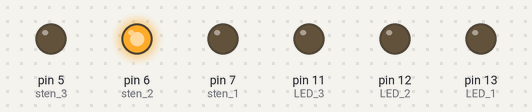
A sketch run on a simulated Arduino Mega 2560, built with avr-gcc and run on an emulated ATmega2560. On the bench: output pins drawn as LEDs (lit = HIGH).

Above: at 0.5 s.
At 1.5 s:
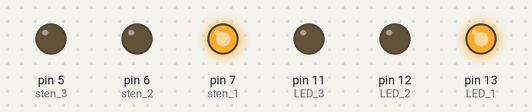
At 2.5 s:
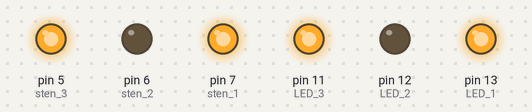
At 3.5 s:
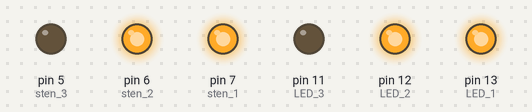
At 5.0 s:
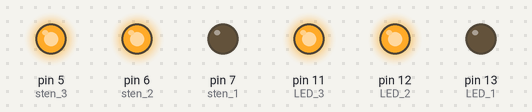
Timing chart, 0 to 6.5 s (numbered marks = the images above):
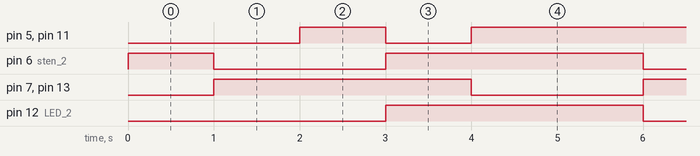

Measured:
- by itself, pin 5 (sten_3), pin 11 (LED_3): repeats every 5.0 s: LOW 1.0 s, HIGH 4.0 s
- by itself, pin 6 (sten_2): repeats every 5.0 s: LOW 2.0 s, HIGH 3.0 s
- by itself, pin 7 (sten_1), pin 12 (LED_2), pin 13 (LED_1): alternates HIGH for 3.0 s and LOW for 2.0 s

The sketch:

boilerMenuCharlieplexing_1Mars.ino
```cpp
/* Charliplexing 6 LEDs
--------------------------------------------------------------------------------
Row 1 (R1): Arduino Pin 13
Row 2 (R2): Arduino Pin 12
Row 3 (R3): Arduino Pin 11
--------------------------------------------------------------------------------
variable    pinMode      state
 L           OUTPUT       LOW
 H           OUTPUT       HIGH
 Z           INPUT        LOW
---------------------------------------------------------------------------------
     R1 (Pin 13)      R2 (Pin 12)     R3 (Pin 11)
L1    L                 H                Z
L2    H                 L                Z
L3    Z                 L                H
L4    Z                 H                L
L5    L                 Z                H
L6    H                 Z                L
-----------------------------------------------------------------------------------
LED    Cathode      Anode
1         R2          R1
2         R1          R2
3         R3          R2
4         R2          R3
5         R3          R1
6         R1          R3
---------------------------------------------------------------------------------
*/
#include <SoftwareSerial.h>


const int LED_1 = 13;     //LED row 1
const int LED_2 = 12;     //LED row 2
const int LED_3 = 11;     //LED row 3

const int sten_1 = 7;     //LED row 1
const int sten_2 = 6;     //LED row 2
const int sten_3 = 5;     //LED row 3

#define rxPin 0
#define txPin 1

// Set up a new SoftwareSerial object
SoftwareSerial mySerial (rxPin, txPin);

void setup()
{
  Serial.begin(9600); //init communication over USB
  Serial1.begin(9600); //communication over RX/TX pins
}

void loop()
{
  //turn on LED L1
  while (Serial.available() > 0) {
  Serial.pinMode(LED_1, OUTPUT);     //row 1
  Serial.digitalWrite(LED_1, LOW);
  Serial.pinMode(LED_2, OUTPUT);     //row 2
  Serial.digitalWrite(LED_2, HIGH);
  Serial.pinMode(LED_3, INPUT);      //row 3
  Serial.digitalWrite(LED_3, LOW);
  }

  pinMode(sten_1, OUTPUT);     //row 1
  digitalWrite(sten_1, LOW);
  pinMode(sten_2, OUTPUT);     //row 2
  digitalWrite(sten_2, HIGH);
  pinMode(sten_3, INPUT);      //row 3
  digitalWrite(sten_3, LOW);

  delay(1000);

  //turn on LED L2
  pinMode(LED_1, OUTPUT);     //row 1
  digitalWrite(LED_1, HIGH);
  pinMode(LED_2, OUTPUT);     //row 2
  digitalWrite(LED_2, LOW);
  pinMode(LED_3, INPUT);      //row 3
  digitalWrite(LED_3, LOW);

  pinMode(sten_1, OUTPUT);     //row 1
  digitalWrite(sten_1, HIGH);
  pinMode(sten_2, OUTPUT);     //row 2
  digitalWrite(sten_2, LOW);
  pinMode(sten_3, INPUT);      //row 3
  digitalWrite(sten_3, LOW);

  delay(1000);

  //turn on LED L3
  pinMode(LED_1, INPUT);      //row 1
  digitalWrite(LED_1, LOW);
  pinMode(LED_2, OUTPUT);     //row 2
  digitalWrite(LED_2, LOW);
  pinMode(LED_3, OUTPUT);     //row 3
  digitalWrite(LED_3, HIGH);

  pinMode(sten_1, INPUT);      //row 1
  digitalWrite(sten_1, LOW);
  pinMode(sten_2, OUTPUT);     //row 2
  digitalWrite(sten_2, LOW);
  pinMode(sten_3, OUTPUT);     //row 3
  digitalWrite(sten_3, HIGH);

  delay(1000);

  //turn on LED L4
  pinMode(LED_1, INPUT);     //row 1
  digitalWrite(LED_1, LOW);
  pinMode(LED_2, OUTPUT);    //row 2
  digitalWrite(LED_2, HIGH);
  pinMode(LED_3, OUTPUT);    //row 3
  digitalWrite(LED_3, LOW);

  pinMode(sten_1, INPUT);     //row 1
  digitalWrite(sten_1, LOW);
  pinMode(sten_2, OUTPUT);    //row 2
  digitalWrite(sten_2, HIGH);
  pinMode(sten_3, OUTPUT);    //row 3
  digitalWrite(sten_3, LOW);

  delay(1000);

  //turn on LED L5
  pinMode(LED_1, OUTPUT);    //row 1
  digitalWrite(LED_1, LOW);
  pinMode(LED_2, INPUT);     //row 2
  digitalWrite(LED_2, LOW);
  pinMode(LED_3, OUTPUT);    //row3
  digitalWrite(LED_3, HIGH);

pinMode(sten_1, OUTPUT);    //row 1
  digitalWrite(sten_1, LOW);
  pinMode(sten_2, INPUT);     //row 2
  digitalWrite(sten_2, LOW);
  pinMode(sten_3, OUTPUT);    //row3
  digitalWrite(sten_3, HIGH);
  delay(1000);
}
```
